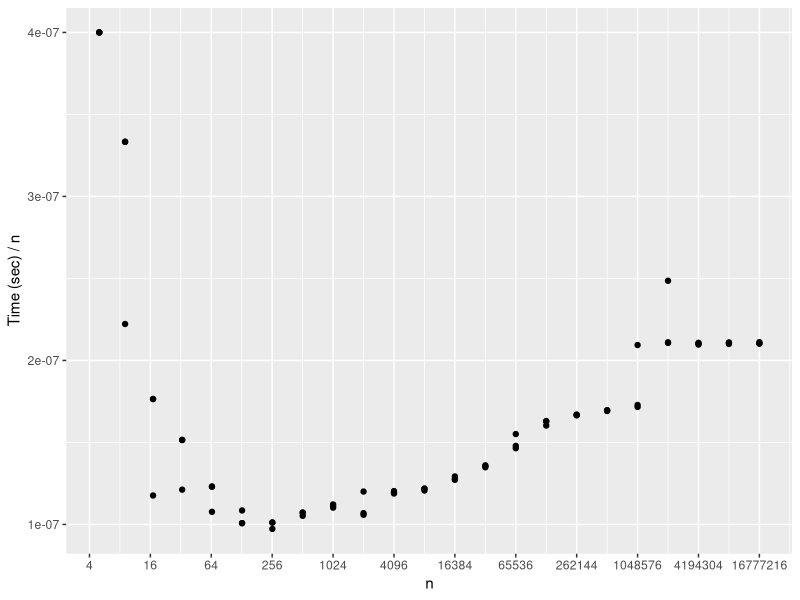

The R script that drew this image:
require(ggplot2)

# Read the statistics
data <- read.table("../output/performance.txt", sep = " ", header = TRUE)

# Prepare the output - Use the standard A4 size (in inches)
pdf(file = "../output/graph.pdf", width = 11.69, height = 8.27)
# Plot the ratio for all n, with a red line defining what the bound should be below
ggplot(data, aes(n, Time/n)) + 
  geom_point() +
  ylab("Time (sec) / n") +
  scale_x_continuous(name="n", breaks=2^seq(2, nrow(data)+1, 2), trans = "log2")
# Close PDF file
garbage <- dev.off()